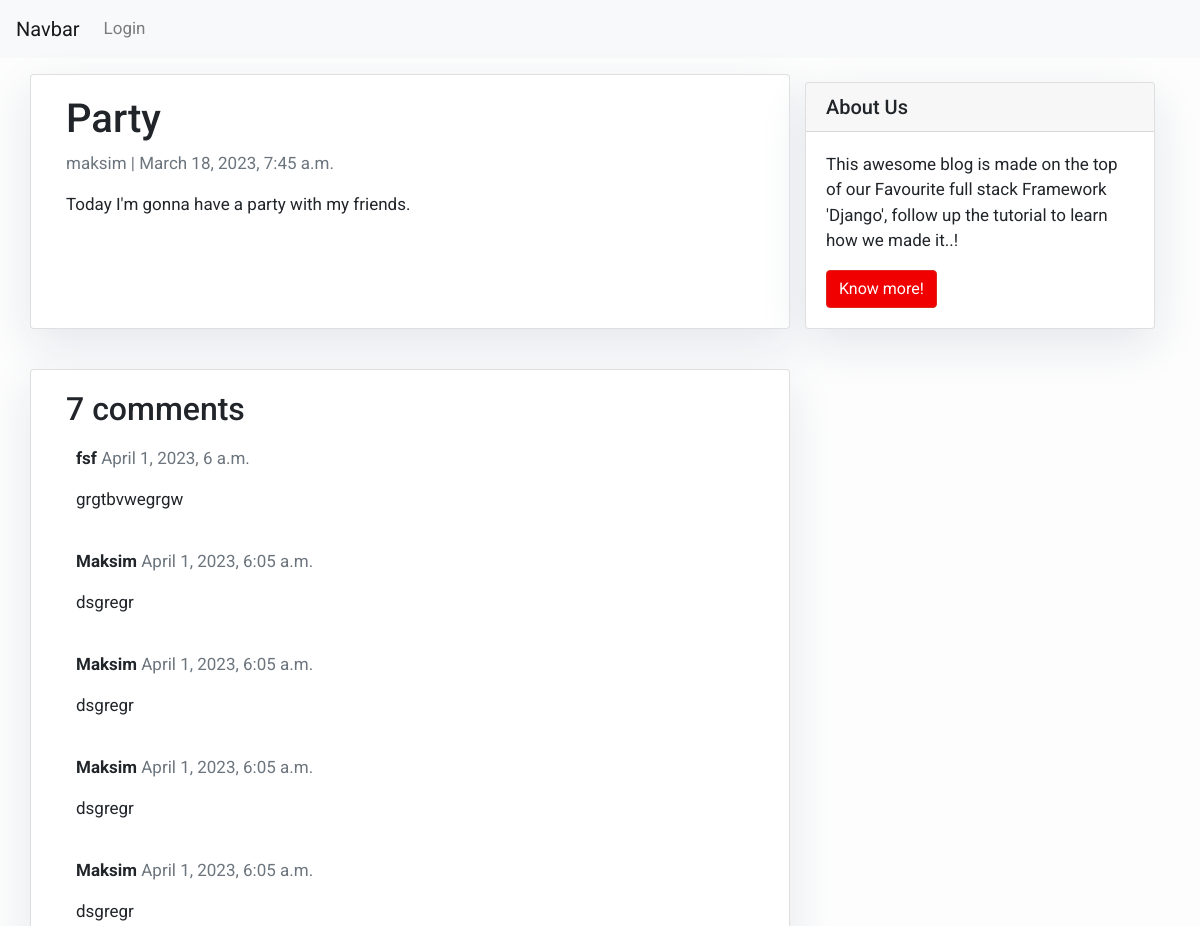
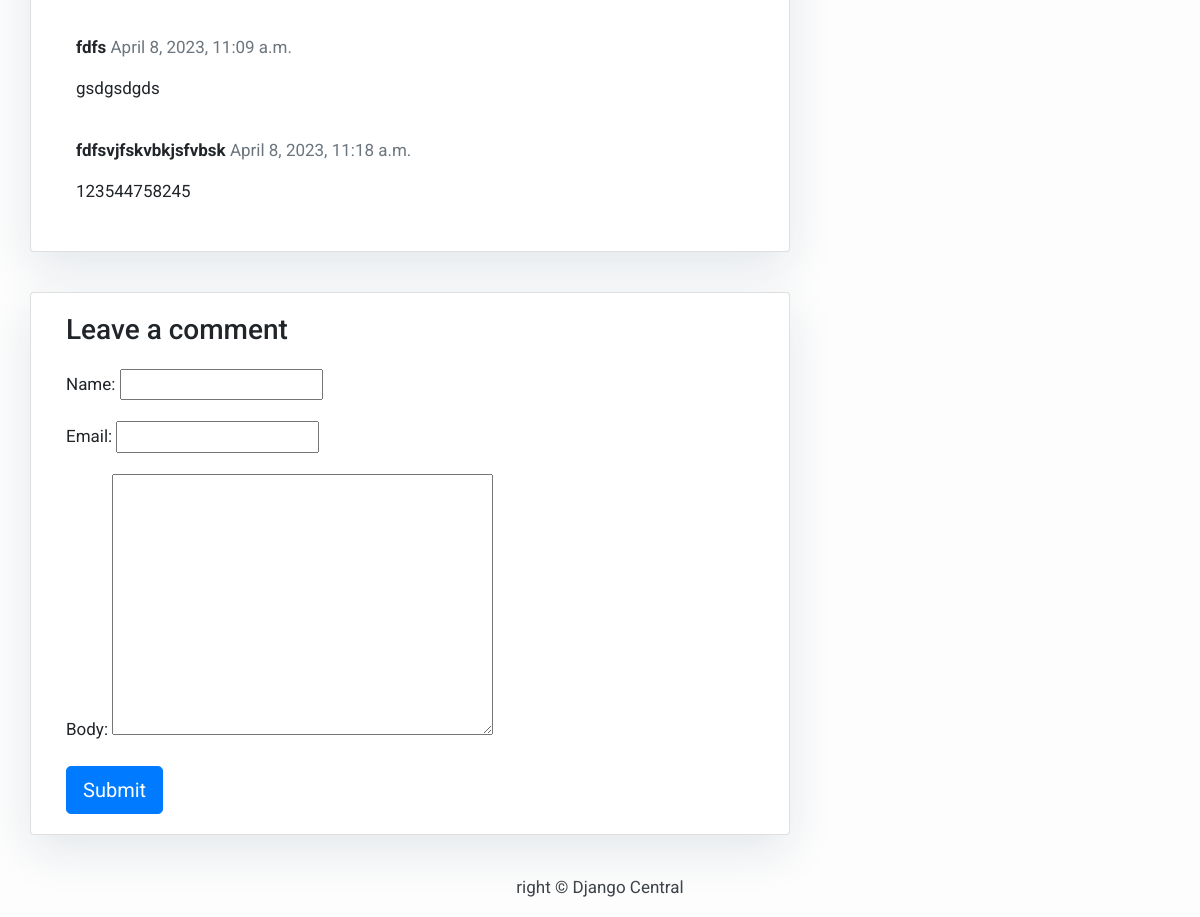
Page /party/ on the committed database (2 pictures, top to bottom).
### blog/models.py (models this page shows, shortened)
class Post (models.Model):
    title = models.CharField(max_length=200, unique=True)
    slug = models.SlugField(max_length=200, unique=True)
    author = models.ForeignKey(User, on_delete=models.CASCADE, related_name='blog_posts')
    updated_on = models.DateTimeField(auto_now=True)
    content = models.TextField()
    created_on = models.DateTimeField(auto_now_add=True)
    status = models.IntegerField (choices=STATUS, default=0)
    class Meta:
        ordering = ['-created_on']

class Comment(models.Model):
    post = models.ForeignKey(Post,on_delete=models.CASCADE,related_name='comments')
    name = models.CharField(max_length=80, default='')
    email = models.EmailField(default='')
    body = models.TextField(default='')
    created_on = models.DateTimeField(auto_now_add=True)
    active = models.BooleanField(default=False)
    class Meta:
        ordering = ['created_on']

### blog/views.py (the view)
# urls.py: path('<slug:slug>/', views.post_detail, name='post_detail'),
def post_detail(request, slug):
    template_name = 'post_detail.html'
    post = get_object_or_404(Post, slug=slug)
    comments = post.comments.filter(active=True)
    new_comment = None
    if request.method == 'POST':
        comment_form = CommentForm(data=request.POST)
        if comment_form.is_valid():
            new_comment = comment_form.save(commit=False)
            new_comment.post = post
            new_comment.save()
    else:
        comment_form = CommentForm()
    return render(request, template_name, {'post': post,
                                           'comments': comments,
                                           'new_comment': new_comment,
                                           'comment_form': comment_form})

### blog/forms.py
class CommentForm(forms.ModelForm):
    class Meta:
        model = Comment
        fields = ('name', 'email', 'body')

### templates/post_detail.html (shortened to what this page needs)
{% extends 'base.html' %} {% block content %}
<div class="container">
  <div class="row">
    <div class="col-md-8 card mb-4  mt-3 left  top">
      <div class="card-body">
        <h1>{% block title %} {{ post.title }} {% endblock title %}</h1>
        <p class=" text-muted">{{ post.author }} | {{ post.created_on }}</p>
        <p class="card-text ">{{ post.content | safe }}</p>
      </div>
    </div>
    {% block sidebar %} {% include 'sidebar.html' %} {% endblock sidebar %}
    <div class="col-md-8 card mb-4  mt-3 ">
      <div class="card-body">
        <h2>{{ comments.count }} comments</h2>
        {% for comment in comments %}
        <div class="comments" style="padding: 10px;">
          <p class="font-weight-bold">
            {{ comment.name }}
            <span class=" text-muted font-weight-normal">
              {{ comment.created_on }}
            </span>
          </p>
          {{ comment.body | linebreaks }}
        </div>
        {% endfor %}
      </div>
    </div>
    <div class="col-md-8 card mb-4  mt-3 ">
      <div class="card-body">
        {% if new_comment %}
        <div class="alert alert-success" role="alert">
          Your comment is awaiting moderation
        </div>
        {% else %}
        <h3>Leave a comment</h3>
        <form method="post" style="margin-top: 1.3em;">
          {{ comment_form.as_p }}
          <button type="submit" class="btn btn-primary  btn-lg">Submit</button>
        </form>
        {% endif %}
      </div>
    </div>
  </div>
</div>
{% endblock content %}

### templates/base.html (style rules this page uses)
body { font-family: "Roboto", sans-serif; font-size: 17px; background-color: #fdfdfd; }

### templates/sidebar.html (style rules this page uses)
.card { box-shadow: 0 16px 48px #E3E7EB; }

### rows in the picture
Post: title "Party", author "maksim", created_on "March 18, 2023, 7:45 a.m.", content "Today I'm gonna have a party with my friends."
Comment: name "fsf", created_on "April 1, 2023, 6 a.m.", body "grgtbvwegrgw"
Comment: name "Maksim", created_on "April 1, 2023, 6:05 a.m.", body "dsgregr"
Comment: name "Maksim", created_on "April 1, 2023, 6:05 a.m.", body "dsgregr"
Comment: name "Maksim", created_on "April 1, 2023, 6:05 a.m.", body "dsgregr"
Comment: name "Maksim", created_on "April 1, 2023, 6:05 a.m.", body "dsgregr"
Comment: name "fdfs", created_on "April 8, 2023, 11:09 a.m.", body "gsdgsdgds"
Comment: name "fdfsvjfskvbkjsfvbsk", created_on "April 8, 2023, 11:18 a.m.", body "123544758245"

### other values in the picture
{{ comments.count }} "7"
